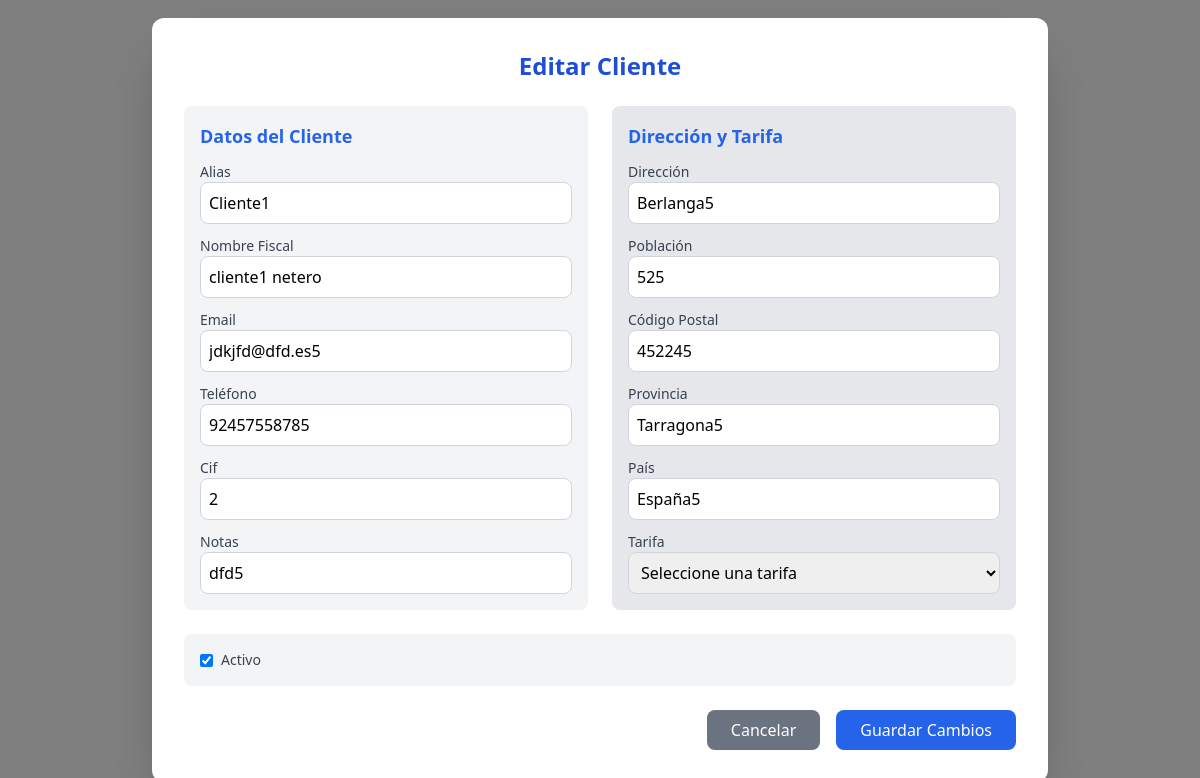
The app's page /editar_cliente/Cliente1 with its own data.
### models.py (models this page shows, shortened)
class Cliente(Base):
    __tablename__ = "cliente"
    id = Column(Integer, primary_key=True, autoincrement=True, nullable=False)
    alias = Column(String(200), nullable=False)
    nombre_fiscal = Column(String(200), nullable=False)
    direccion = Column(String(200), nullable=True)
    codigo_postal = Column(Integer, nullable=True)
    poblacion = Column(String(200), nullable=True)
    provincia = Column(String(200), nullable=True)
    pais = Column(String(100), nullable=True)
    cif = Column(String(10),nullable=True)
    email = Column(String(100), nullable=True)
    telefono = Column(Integer, nullable=True)
    tarifa = Column(String(100), nullable=True)
    notas = Column(String(300), nullable=True)
    activo = Column(Boolean, default=True, nullable=False)

### metodos/editar_cliente.py (the view, shortened to what this page needs)
    @app.route('/editar_cliente/<string:alias>', methods=['GET', 'POST'])
    def editar_cliente(alias):
        cliente = session.query(Cliente).filter_by(alias=alias).first()
        if not cliente:
            flash("Cliente no encontrado", "error")
            return redirect(url_for('clientes'))
        return render_template("modal_editar_cliente.html", cliente=cliente)

### metodos/editar_cliente.py (called while the page is built, shortened)
def ruta_editar_cliente(app):
    @app.route('/editar_cliente/<string:alias>', methods=['GET', 'POST'])
    def editar_cliente(alias):
        cliente = session.query(Cliente).filter_by(alias=alias).first()
        if not cliente:
            flash("Cliente no encontrado", "error")
            return redirect(url_for('clientes'))
        return render_template("modal_editar_cliente.html", cliente=cliente)

### templates/modal_editar_cliente.html (shortened to what this page needs)
<!DOCTYPE html>
<html lang="es">
<head>
    <script src="https://cdn.tailwindcss.com"></script>
</head>
<body>
   <div id="modal_editar_cliente" class="fixed inset-0 flex items-center justify-center bg-black bg-opacity-50 {% if not cliente %}hidden{% endif %}">
    <div class="bg-white rounded-xl shadow-2xl w-full max-w-4xl mx-4 p-8">
        <h2 class="text-2xl font-bold mb-6 text-blue-700 text-center">Editar Cliente</h2>
        <form id="editarClienteForm" method="POST" action="{{ url_for('editar_cliente', alias=cliente.alias) }}">
            <div class="grid grid-cols-1 md:grid-cols-2 gap-6">
                <div class="bg-gray-100 p-4 rounded-lg">
                    <h3 class="text-lg font-semibold mb-3 text-blue-600">Datos del Cliente</h3>
                    <div class="grid grid-cols-1 gap-3">
                        <div>
                            <label class="block text-sm font-medium text-gray-700">Alias</label>
                            <input type="text" class="w-full p-2 border border-gray-300 rounded-lg" value="{{ cliente.alias }}" readonly>
                        </div>
                        <div>
                            <label class="block text-sm font-medium text-gray-700">Nombre Fiscal</label>
                            <input type="text" name="nombre_fiscal" class="w-full p-2 border border-gray-300 rounded-lg" value="{{ cliente.nombre_fiscal }}">
                        </div>
                        <div>
                            <label class="block text-sm font-medium text-gray-700">Email</label>
                            <input type="email" name="email" class="w-full p-2 border border-gray-300 rounded-lg" value="{{ cliente.email }}">
                        </div>
                        <div>
                            <label class="block text-sm font-medium text-gray-700">Teléfono</label>
                            <input type="text" name="telefono" class="w-full p-2 border border-gray-300 rounded-lg" value="{{ cliente.telefono }}">
                        </div>
                         <div>
                            <label class="block text-sm font-medium text-gray-700">Cif</label>
                            <input type="text" name="cif" class="w-full p-2 border border-gray-300 rounded-lg" value="{{ cliente.cif }}">
                        </div>
                        <div>
                            <label class="block text-sm font-medium text-gray-700">Notas</label>
                            <input type="text" name="notas" class="w-full p-2 border border-gray-300 rounded-lg" value="{{ cliente.notas }}">
                        </div>
                    </div>
                </div>
                <div class="bg-gray-200 p-4 rounded-lg">
                    <h3 class="text-lg font-semibold mb-3 text-blue-600">Dirección y Tarifa</h3>
                    <div class="grid grid-cols-1 gap-3">
                        <div>
                            <label class="block text-sm font-medium text-gray-700">Dirección</label>
                            <input type="text" name="direccion" class="w-full p-2 border border-gray-300 rounded-lg" value="{{ cliente.direccion }}">
                        </div>
                        <div>
                            <label class="block text-sm font-medium text-gray-700">Población</label>
                            <input type="text" name="poblacion" class="w-full p-2 border border-gray-300 rounded-lg" value="{{ cliente.poblacion }}">
                        </div>
                        <div>
                            <label class="block text-sm font-medium text-gray-700">Código Postal</label>
                            <input type="text" name="codigo_postal" class="w-full p-2 border border-gray-300 rounded-lg" value="{{ cliente.codigo_postal }}">
                        </div>
                        <div>
                            <label class="block text-sm font-medium text-gray-700">Provincia</label>
                            <input type="text" name="provincia" class="w-full p-2 border border-gray-300 rounded-lg" value="{{ cliente.provincia }}">
                        </div>
                        <div>
                            <label class="block text-sm font-medium text-gray-700">País</label>
                            <input type="text" name="pais" class="w-full p-2 border border-gray-300 rounded-lg" value="{{ cliente.pais }}">
                        </div>
                        <div>
                            <label class="block text-sm font-medium text-gray-700">Tarifa</label>
                            <select name="tarifa" class="w-full p-2 border border-gray-300 rounded-lg">
                                <option value="">Seleccione una tarifa</option>
                            </select>
                        </div>
                    </div>
                </div>
            </div>
            <div class="bg-gray-100 p-4 rounded-lg mt-6">
                <div class="flex items-center">
                    <input type="checkbox" name="activo" class="mr-2" {% if cliente.activo %}checked{% endif %}>
                    <label class="text-sm font-medium text-gray-700">Activo</label>
                </div>
            </div>
            <div class="flex justify-end space-x-4 mt-6">
                <button type="button" onclick="cerrarEditarModal()" class="bg-gray-500 text-white px-6 py-2 rounded-lg hover:bg-gray-600 transition">Cancelar</button>
                <button type="submit" class="bg-blue-600 text-white px-6 py-2 rounded-lg hover:bg-blue-700 transition">Guardar Cambios</button>
            </div>
        </form>
    </div>
</div>
</body>
</html>

### records on screen
Cliente: alias "Cliente1", nombre_fiscal "cliente1 netero", email "jdkjfd@dfd.es5", telefono "92457558785", cif "2", notas "dfd5", direccion "Berlanga5", poblacion "525", codigo_postal "452245", provincia "Tarragona5", pais "España5", activo "☑"
